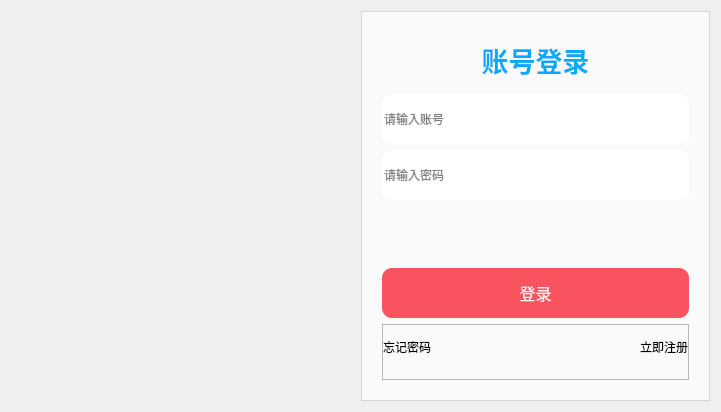
<?xml version="1.0" encoding="UTF-8"?>
<ui version="4.0">
 <class>LoginPage</class>
 <widget class="QDialog" name="LoginPage">
  <property name="geometry">
   <rect>
    <x>0</x>
    <y>0</y>
    <width>721</width>
    <height>412</height>
   </rect>
  </property>
  <property name="windowTitle">
   <string>LoginPage</string>
  </property>
  <property name="styleSheet">
   <string notr="true">QDialog#LoginPage{
	
	border-image: url(:/res/image/login_background.jpg);
}</string>
  </property>
  <layout class="QHBoxLayout" name="horizontalLayout_2">
   <item>
    <spacer name="horizontalSpacer_2">
     <property name="orientation">
      <enum>Qt::Horizontal</enum>
     </property>
     <property name="sizeHint" stdset="0">
      <size>
       <width>350</width>
       <height>20</height>
      </size>
     </property>
    </spacer>
   </item>
   <item>
    <widget class="QFrame" name="loginFrame">
     <property name="styleSheet">
      <string notr="true">QFrame#loginFrame{
	background-color: rgba(255, 255, 255, 180);
}
QLineEdit {
    border: none; /* 设置未选中时的边框为无 */
    border-radius: 10px; /* 设置圆角为 10px */
}

QLineEdit:focus {
    border: 2px solid red; /* 设置选中时的边框为红色 */
    border-radius: 10px; /* 设置圆角为 10px，保持和未选中状态一致 */
    outline: none; /* 去除默认的选中样式 */
}
</string>
     </property>
     <property name="frameShape">
      <enum>QFrame::StyledPanel</enum>
     </property>
     <property name="frameShadow">
      <enum>QFrame::Raised</enum>
     </property>
     <layout class="QGridLayout" name="gridLayout">
      <property name="leftMargin">
       <number>20</number>
      </property>
      <property name="topMargin">
       <number>20</number>
      </property>
      <property name="rightMargin">
       <number>20</number>
      </property>
      <property name="bottomMargin">
       <number>20</number>
      </property>
      <item row="0" column="0">
       <widget class="QLabel" name="label">
        <property name="font">
         <font>
          <pointsize>20</pointsize>
          <bold>true</bold>
          <underline>false</underline>
          <kerning>true</kerning>
         </font>
        </property>
        <property name="styleSheet">
         <string notr="true">color: rgb(0, 170, 255);</string>
        </property>
        <property name="text">
         <string>账号登录</string>
        </property>
        <property name="textFormat">
         <enum>Qt::AutoText</enum>
        </property>
        <property name="alignment">
         <set>Qt::AlignCenter</set>
        </property>
       </widget>
      </item>
      <item row="4" column="0">
       <widget class="QPushButton" name="signInPushButton">
        <property name="minimumSize">
         <size>
          <width>0</width>
          <height>50</height>
         </size>
        </property>
        <property name="font">
         <font>
          <family>Microsoft YaHei UI</family>
          <pointsize>12</pointsize>
         </font>
        </property>
        <property name="styleSheet">
         <string notr="true">QPushButton{
	color: rgb(245, 245, 245);
	border: none;
	background-color: rgb(249,83,96);
	border-radius: 10px;
}
QPushButton:hover{
	color: rgb(245, 245, 245);
	border: none;
	background-color: rgb(231,75,91);
	border-radius: 10px;
}</string>
        </property>
        <property name="text">
         <string>登录</string>
        </property>
       </widget>
      </item>
      <item row="5" column="0">
       <widget class="QFrame" name="frame_2">
        <property name="styleSheet">
         <string notr="true">QPushButton{
	border: none;/*无边框*/
}
QPushButton:hover {
    color: rgb(255, 0, 0); /*设置按钮的背景颜色为亮绿色*/
}</string>
        </property>
        <property name="frameShape">
         <enum>QFrame::StyledPanel</enum>
        </property>
        <property name="frameShadow">
         <enum>QFrame::Raised</enum>
        </property>
        <layout class="QHBoxLayout" name="horizontalLayout">
         <property name="spacing">
          <number>0</number>
         </property>
         <property name="leftMargin">
          <number>0</number>
         </property>
         <property name="topMargin">
          <number>0</number>
         </property>
         <property name="rightMargin">
          <number>0</number>
         </property>
         <item>
          <widget class="QPushButton" name="forgetPasswdPushButton">
           <property name="text">
            <string>忘记密码</string>
           </property>
          </widget>
         </item>
         <item>
          <spacer name="horizontalSpacer">
           <property name="orientation">
            <enum>Qt::Horizontal</enum>
           </property>
           <property name="sizeHint" stdset="0">
            <size>
             <width>74</width>
             <height>20</height>
            </size>
           </property>
          </spacer>
         </item>
         <item>
          <widget class="QPushButton" name="signUpPushButton">
           <property name="text">
            <string>立即注册</string>
           </property>
          </widget>
         </item>
        </layout>
       </widget>
      </item>
      <item row="1" column="0">
       <widget class="QLineEdit" name="userNameLineEdit">
        <property name="minimumSize">
         <size>
          <width>0</width>
          <height>50</height>
         </size>
        </property>
        <property name="placeholderText">
         <string>请输入账号</string>
        </property>
       </widget>
      </item>
      <item row="2" column="0">
       <widget class="QLineEdit" name="passWordLineEdit">
        <property name="minimumSize">
         <size>
          <width>0</width>
          <height>50</height>
         </size>
        </property>
        <property name="echoMode">
         <enum>QLineEdit::Password</enum>
        </property>
        <property name="placeholderText">
         <string>请输入密码</string>
        </property>
       </widget>
      </item>
      <item row="3" column="0">
       <widget class="QLabel" name="tipLabel">
        <property name="minimumSize">
         <size>
          <width>0</width>
          <height>20</height>
         </size>
        </property>
        <property name="styleSheet">
         <string notr="true">color: rgb(255, 0, 0);</string>
        </property>
        <property name="text">
         <string/>
        </property>
       </widget>
      </item>
     </layout>
    </widget>
   </item>
  </layout>
 </widget>
 <resources/>
 <connections/>
</ui>
